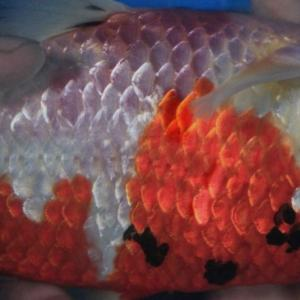
#> input picture ManualDataset/Training/aeromonas/1-anyar_jpg.rf.ff7f1d16eff2093bd5cf916c8f3d375b.jpg, 300 x 300 px, found by its file name; its folder holds only this picture in this run
$ jupyter execute --allow-errors manual_code.ipynb   (older library calls are emulated)
#> lines starting #> are read from the running program, lines starting #| are printed output that depends on the picture
#> further down, image is the input picture: shape (300, 300, 3); mean B, G, R 74.1, 72.9, 117.5
#### Import Library

[cell 1]
import cv2
import numpy as np
from skimage.feature import graycomatrix, graycoprops
import os
import pandas as pd
import matplotlib.pyplot as plt
from collections import Counter

#### Fungsi untuk ekstraksi fitur GLCM

[cell 2]
def extract_glcms_features(image):
    gray_image = cv2.cvtColor(image, cv2.COLOR_BGR2GRAY)
    glcm = graycomatrix(gray_image, distances=[1], angles=[135], levels=256, symmetric=True, normed=True)
    properties = ['contrast', 'homogeneity', 'energy', 'correlation']
    glcm_features = [graycoprops(glcm, prop).ravel()[0] for prop in properties]
    return glcm_features

#### Fungsi untuk ekstraksi fitur HSV

[cell 3]
def extract_hsv_features(image):
    hsv_image = cv2.cvtColor(image, cv2.COLOR_BGR2HSV) #Opencv defaultnya is BGR
#> hsv_image: shape (300, 300, 3); mean H, S, V 82.3, 107, 120.8
    h, s, v = cv2.split(hsv_image)
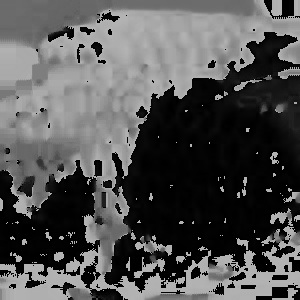
#> h: shape (300, 300); min 0, max 179, mean 82.3
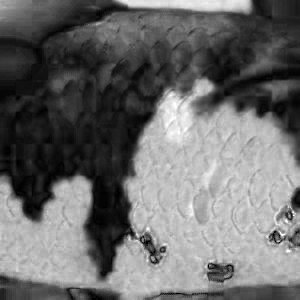
#> s: shape (300, 300); min 0, max 255, mean 107
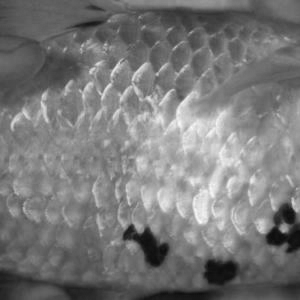
#> v: shape (300, 300); min 12, max 252, mean 120.8
    hsv_features = [np.mean(h), np.mean(s), np.mean(v)]
#> hsv_features = [82.33, 107, 120.8]
    return hsv_features

#### Path ke folder dataset

[cell 4]
dataset_paths = {
    'aeromonas': 'ManualDataset/Training/Aeromonas',
    'penyakit_lain': 'LibraryDataset/Training/Penyakit_Lain/',
    'sehat': 'LibraryDataset/Training/Sehat'
}

#### Membuat list untuk menampung data

[cell 5]
data = []

#### Iterasi Ekstraksi Fitur melalui setiap label dan direktori untuk dimasukan ke dataframe Pandas

#> (a cell that did not finish here is left out)

#> in extract_glcms_features, `gray_image = cv2.cvtColor(image, cv2.COLOR_BGR2GRAY)`:
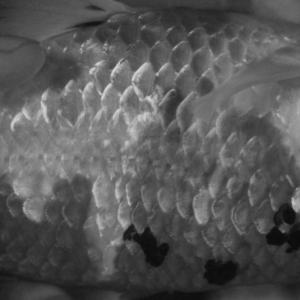
#> gray_image: shape (300, 300); min 7, max 217, mean 86.4
#> in extract_glcms_features, `glcm_features = [graycoprops(glcm, prop).ravel()[0] for prop in proper..`: glcm_features = [46.55, 0.314, 0.0265, 0.98]
#> `features = hsv_features + glcm_features + [label]`: features = [82.33, 107, 120.8, 46.55, 0.314, 0.0265, 0.98, 'aeromonas']
        # Menambahkan label
        features = hsv_features + glcm_features + [label]
        # Menambahkan data ke list
        data.append(features)

#### Membuat dataframe dari list data

[cell 7]
columns = ['Hue', 'Saturation', 'Value', 'contrast', 'homogeneity', 'energy', 'correlation', 'label']
df_dataset = pd.DataFrame(data, columns=columns)
#> df_dataset = table of 1 rows and 8 columns

[cell 8]
df_dataset
#> Out = table of 1 rows and 8 columns

#### Membaca Gambar Testing

[cell 9]
test_image_path = 'ManualDataset/Testing/_MG_8889_JPG.rf.4c628c77a98d626d406c0fead6210fbe.jpg'
test_image = cv2.imread(test_image_path)
#> (the rest of this cell did not finish here and is left out)

#### Ekstraksi fitur untuk Testing

#> (a cell that did not finish here is left out)

#### Simpan Hasil Ekstraksi Fitur Testing ke Dataframe Baru

#> (a cell that did not finish here is left out)

#### Fungsi perhitungan KNN

[cell 12]
def calculate_distance(x, y):
    return np.sqrt(np.sum((x - y) ** 2))

#### Menambahkan kolom baru 'distance' ke dataframe dataset

[cell 13]
df_dataset['distance'] = 0.0

#### Melakukan Perhitungan melalui setiap baris df_test dan df_dataset untuk menghitung nilai jarak x dan y

#> (a cell that did not finish here is left out)

#### Lihat Hasil Perhitungan distance pada kolom "distance"

[cell 15]
df_dataset
#> Out = table of 1 rows and 9 columns

#### Mencari nilai distance terkecil dan indeks baris yang sesuai

[cell 16]
def classify_with_knn(df_dataset, k):

    # Mengurutkan dataframe berdasarkan kolom 'distance'
    df_dataset = df_dataset.sort_values(by='distance')

    # Mengambil indeks terdekat sebanyak K
    min_distance_indices = df_dataset.index[:k]

    # Mengambil label untuk indeks-indeks tersebut
    labels = df_dataset.loc[min_distance_indices, 'label']

    # Menghitung jumlah masing-masing label
    label_counts = labels.value_counts()

    # Jika labelnya cuman 1, langsung return hasil klasifikasi
    if len(label_counts) == 1:
        classification_result = label_counts.index[0]
        return "Hasil klasifikasi: Ikan " + classification_result

    # Jika terdapat label dengan jumlah yang sama, print informasi K perlu diubah
    max_count = label_counts.max()
    equal_counts = label_counts[label_counts == max_count]
    if len(equal_counts) > 1:
        return "Nilai K perlu diubah"

    # Jika tidak, kembalikan hasil klasifikasi berdasarkan label terbanyak
    else:
        classification_result = label_counts.idxmax()
        return "Hasil klasifikasi: Ikan " + classification_result

#### Hasil Klasifikasi Gambar

[cell 17]
k = 5
result = classify_with_knn(df_dataset, k)
#> result = 'Hasil klasifikasi: Ikan aeromonas'
print(result)
#| Hasil klasifikasi: Ikan aeromonas
